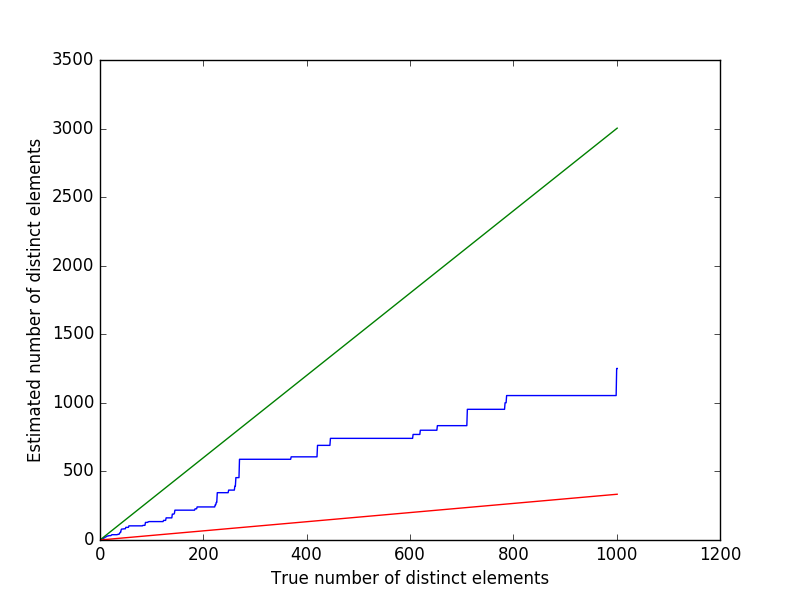

Recreate this plot in Python.
'''
Implementation of median of Y:
	Assume the elements of stream are nonnegative integers <= MAX_N
	p > 20k is a prime
	h_{a, b}(x) = (ax + b) % p
	Y = min(h_{a, b}(x) / p)
	O(log(1/delta)) copies of Y
'''
import numpy as np
import random
import matplotlib.pyplot as plt
DELTA = 0.1
MAX_N = 1000
for P in range(MAX_N * 20, MAX_N * 40):
	isPrime = True
	for i in range(2, P):
		if P % i == 0:
			isPrime = False
			break
	if isPrime:
		break
class medianSketch:
	def __init__(self):
		self.numCopy = int(11 * np.log2(1 / DELTA))
		self.sketch = np.ones(self.numCopy)
		self.hashParams = [(random.randint(0, P - 1), random.randint(0, P - 1)) for i in range(self.numCopy)]
	def put(self, value):
		for idx, (a, b) in enumerate(self.hashParams):
			# Update the sketch with the new hash value if it's smaller
			currHashVal = ((a * value + b) % P) / P
			self.sketch[idx] = min(self.sketch[idx], currHashVal)
	def query(self):
		# Return reciprocal of median of sketch
		return 1 / sorted(self.sketch)[self.numCopy // 2]
# Test out the code
ms = medianSketch()
est = np.zeros(MAX_N * 10)
truth = set()
groundTruth = np.zeros(MAX_N * 10)
for experiment in range(MAX_N * 10):
	curr = random.randint(0, MAX_N)
	ms.put(curr)
	truth.add(curr)
	est[experiment] = ms.query()
	groundTruth[experiment] = len(truth)
plt.plot(groundTruth, est)
plt.plot(groundTruth, groundTruth * 3)
plt.plot(groundTruth, groundTruth / 3)
plt.xlabel('True number of distinct elements')
plt.ylabel('Estimated number of distinct elements')
plt.savefig('medianSketch')
plt.close()
